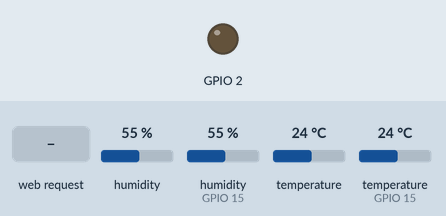
Recording of a sketch running on a simulated ESP32. On the bench: output pins drawn as LEDs (lit = HIGH). The test bench sets the inputs (shaded band); at power-on: humidity 55 %, humidity (sensor on GPIO 15) 55 %, temperature 24 °C, temperature (sensor on GPIO 15) 24 °C. WiFi joins after 1.5 s; servers stay silent unless stated; what the sketch prints to the serial monitor is not drawn.

Above: at 2.7 s.
2.8 s: HTTP request GET / received
At 4.0 s:
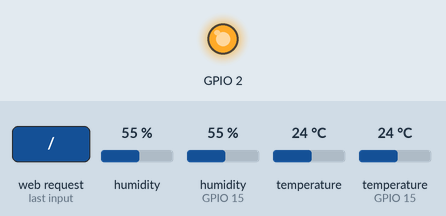
4.3 s: HTTP request GET /adios received
At 5.2 s:
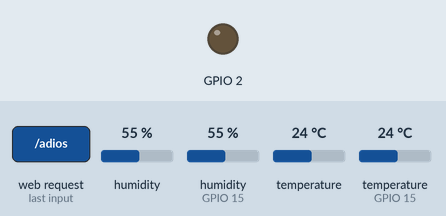
5.8 s: HTTP request GET /temp received
Timing chart, 0 to 9.3 s (numbered marks = the images above; inputs shaded):
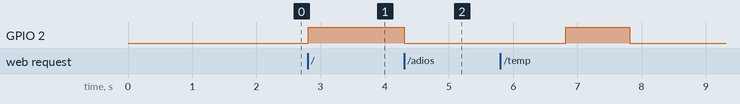

Measured:
- after the input at 2.8 s, GPIO 2: LOW → HIGH at once
- after the input at 4.3 s, GPIO 2: HIGH → LOW at once
- after the input at 5.8 s, GPIO 2: LOW → HIGH after 1.0 s, → LOW 1.0 s later

The sketch:

Servidor_Temperatura.ino
```cpp
#include <WiFi.h>
#include <ESPAsyncWebSrv.h>
#include <DHTesp.h>
#define DHTpin 15
DHTesp dht;

const char* ssid = "iPhone de Alex";
const char* password = "12345678";
AsyncWebServer server(80);

void setup() {
// SENSOR LED
  pinMode(2, OUTPUT);
  // FIN

  // SERVICIO WEB
  Serial.begin(115200);
  conectarse();
  server.on("/", HTTP_GET, [](AsyncWebServerRequest* request){
    int numParametros = request -> params();
    Serial.println(numParametros);
    if(numParametros == 0){
      request ->send(200, "text/html","<h1>Hola Mundo</h1>");
      digitalWrite(2, HIGH);
    }else{
      AsyncWebParameter* p=request->getParam(0);
      String html = "<h1> hola" + p->value() + " desde ESP32</h1>";
      request->send(200,"text/html",html);
    }
  });
  server.on("/adios",HTTP_GET, [](AsyncWebServerRequest* request){
    request->send(200,"text/html","<h1>adios</h1>");
    digitalWrite(2, LOW);
  });
// temperatura
  server.on("/temp",HTTP_GET, [](AsyncWebServerRequest* request){
    // SENSOR DTH
  Serial.println();
  Serial.println("Estado\tHumedad (%)\tTemperatura (C)\t(F)\tIndiceCalor (C)\t(F)");
  dht.setup(DHTpin, DHTesp::DHT11);
  delay(dht.getMinimumSamplingPeriod());
  float humedad =  dht.getHumidity();
  float temperatura = dht.getTemperature();
  float farenheit =  dht.toFahrenheit(temperatura);
  float calor = dht.computeHeatIndex(temperatura, humedad, false);
  float calor2 = dht.computeHeatIndex(dht.toFahrenheit(temperatura), humedad, true);


  if (isnan(humedad) || isnan(temperatura)){
    Serial.println("No se pudo leer sensor DHT!");
    return;
  }else{
    request->send(200,"text/html","<h1>TEMPERATURAS</h1><h2>"+String(humedad)+" "+String(temperatura)+" "+String(farenheit)+" "+String(calor)+" "+String(calor2)+"</h2>");
    digitalWrite(2, HIGH);
    delay(1000);
    digitalWrite(2, LOW);
  }
  // FIN
  });

  server.begin();
  /*
  delay(10);
  */
// FIN
}

void loop(){
  delay(dht.getMinimumSamplingPeriod());
  float humedad =  dht.getHumidity();
  float temperatura = dht.getTemperature();
  if (isnan(humedad) || isnan(temperatura)){
    Serial.println("No se pudo leer sensor DHT!");
    return;
  }
  Serial.print( dht.getStatusString() );
  Serial.print("\t");
  Serial.print(humedad, 1);
  Serial.print("\t\t");
  Serial.print(temperatura, 1);
  Serial.print("\t\t");
  Serial.print( dht.toFahrenheit(temperatura), 1);
  Serial.print("\t\t");
  Serial.print( dht.computeHeatIndex(temperatura, humedad, false), 1);
  Serial.print("\t\t");
  Serial.println(dht.computeHeatIndex(dht.toFahrenheit(temperatura), humedad, true), 1);
  delay(2000);
}

void conectarse(){
  Serial.println();
  Serial.println();
  Serial.print("Conenecting to ");
  Serial.println(ssid);

  WiFi.begin(ssid, password);
  while(WiFi.status() != WL_CONNECTED){
  delay(500);
  Serial.print(".");
}

Serial.println("#####################");
Serial.println("Wifi Connected");
Serial.println("Ip Address: ");
Serial.println(WiFi.localIP());
Serial.println("#####################");
}
```
